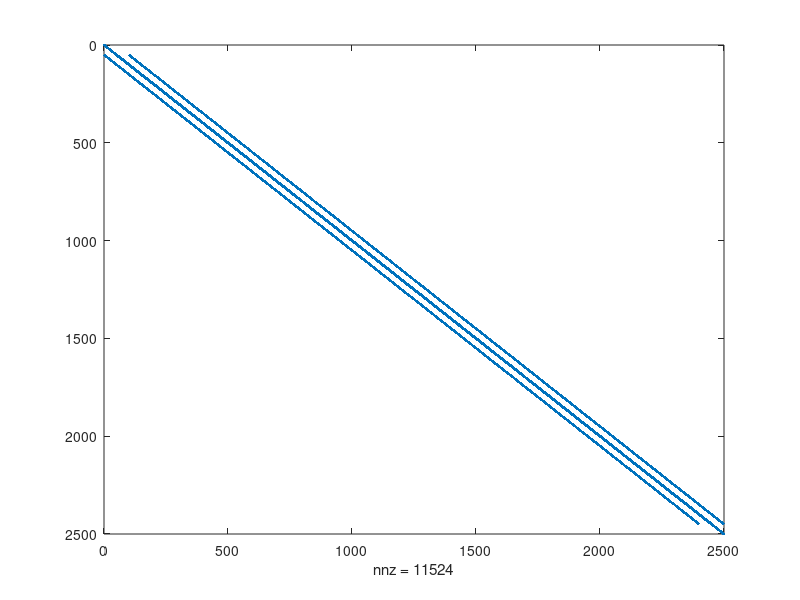
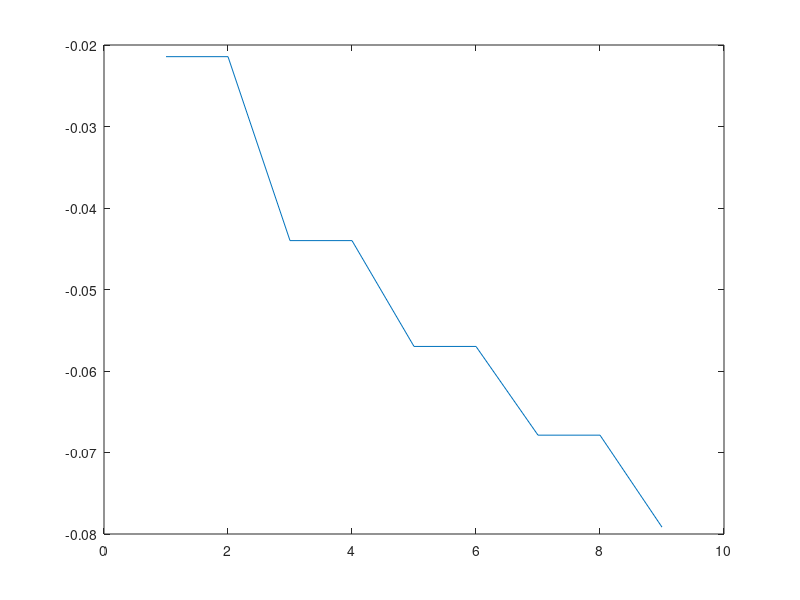
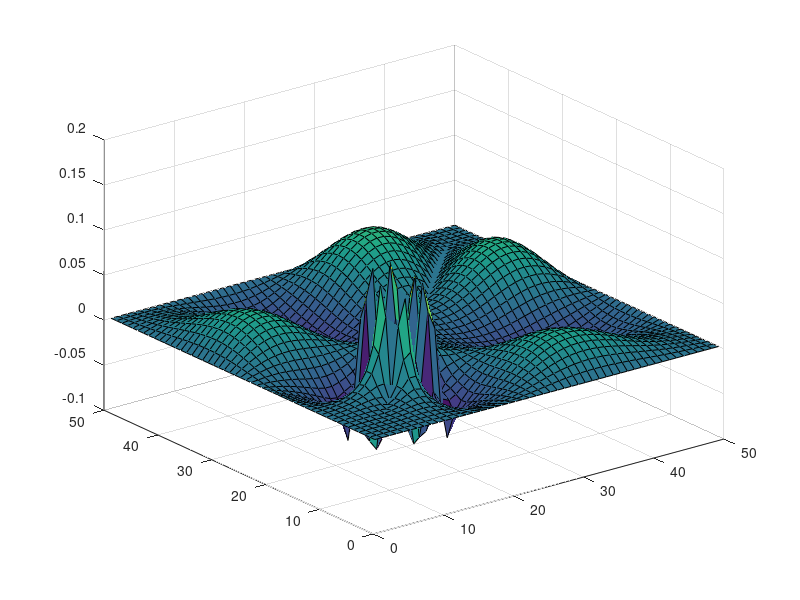

MATLAB code to generate these figures, in order:
%bc = 0;
clear all
nx = 50;
ny = 50;
G = sparse(nx*ny,nx*ny); 

for i = 1:nx
    for j = 1:ny
        n = j+(i-1)*ny;
        
        if i == j%diagonal
            G(n,n) = 1;
        elseif i == 1%bottom boudary
            G(n,n) = 1;
        elseif j == 1%left boundary
            G(n,n) = 1;
        elseif i == nx%top boudary
            G(n,n) = 1;
        elseif j == ny%right boundary
            G(n,n) = 1;
             elseif (i>10 && i<20 && j>10 && j<20)
            nxm = j+(i-2)*ny;
            nxp = j+(i)*ny;
            nyp = j+1+(i-1)*ny;
            nym = j-1+(i-1)*ny;
            
            G(n,nxm) = 1;
            G(n,nxp) = 1;
            G(n,nym) = 1;
            G(n,nyp) = 1;
            G(n,n) = -2;
        else %rest of matrix
            nxm = j+(i-2)*ny;
            nxp = j+(i)*ny;
            nyp = j+1+(i-1)*ny;
            nym = j-1+(i-1)*ny;
            
            G(n,nxm) = 1;
            G(n,nxp) = 1;
            G(n,nym) = 1;
            G(n,nyp) = 1;
            G(n,n) = -4;
            
 
        end
            
     
    end
end

figure(1);
spy(G);

[E,D] = eigs(G,9,'SM');

figure(2);
plot(diag(D))

for i = 1:nx
    for j = 1:ny
         n = j+(i-1)*ny;
         
         re = E(n,9);
         remap(i,j) = re;
    end
end

figure(3);
surf(remap)